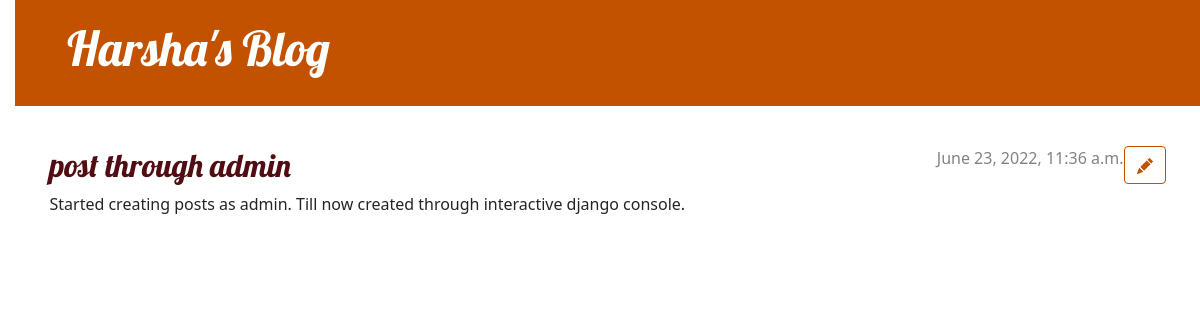
Page /post/6/ on the committed database.
### blog/models.py (models this page shows, shortened)
class Post(models.Model):
    author = models.ForeignKey(settings.AUTH_USER_MODEL, on_delete= models.CASCADE)
    title = models.CharField(max_length=200)
    text = models.TextField()
    created_date = models.DateTimeField(default=timezone.now)
    published_date = models.DateTimeField(blank=True, null=True)

### blog/views.py (the view)
# urls.py: path('post/<int:pk>/', views.post_detail, name= 'post_detail'),
def post_detail(request, pk):
    post = get_object_or_404(Post, pk=pk)
    return render(request, 'blog/post_detail.html', {'post': post})

### blog/templates/blog/post_detail.html (shortened to what this page needs)
{% extends 'blog/base.html' %}
{% block content %}
    <article class="post">
        <aside class="actions">
            <a class="btn btn-secondary" href="{% url 'post_edit' pk=post.pk %}">
            </a>
        </aside>
        {% if post.published_date %}
            <time class="date">
                {{ post.published_date }}
            </time>
        {% endif %}
        <h2>{{ post.title }}</h2>
        <p>{{ post.text|linebreaksbr }}</p>
    </article>
{% endblock %}

### blog/static/css/blog.css (style rules this page uses)
h1 , h2 { color: #510c14 ; font-family: 'Lobster'; }
body { padding-left: 15px; }
h1,h2,h3,h4 { font-family: 'Lobster', cursive; }
.date { color: #828282; }
.post { margin-bottom: 70px; }
.post > .date, .post > .actions { float: right; }
.btn-secondary, .btn-secondary:visited { color: #C25100; background: none; border-color: #C25100; }

### rows in the picture
Post: published_date "June 23, 2022, 11:36 a.m.", title "post through admin", text "Started creating posts as admin. Till now created through interactive django console."
